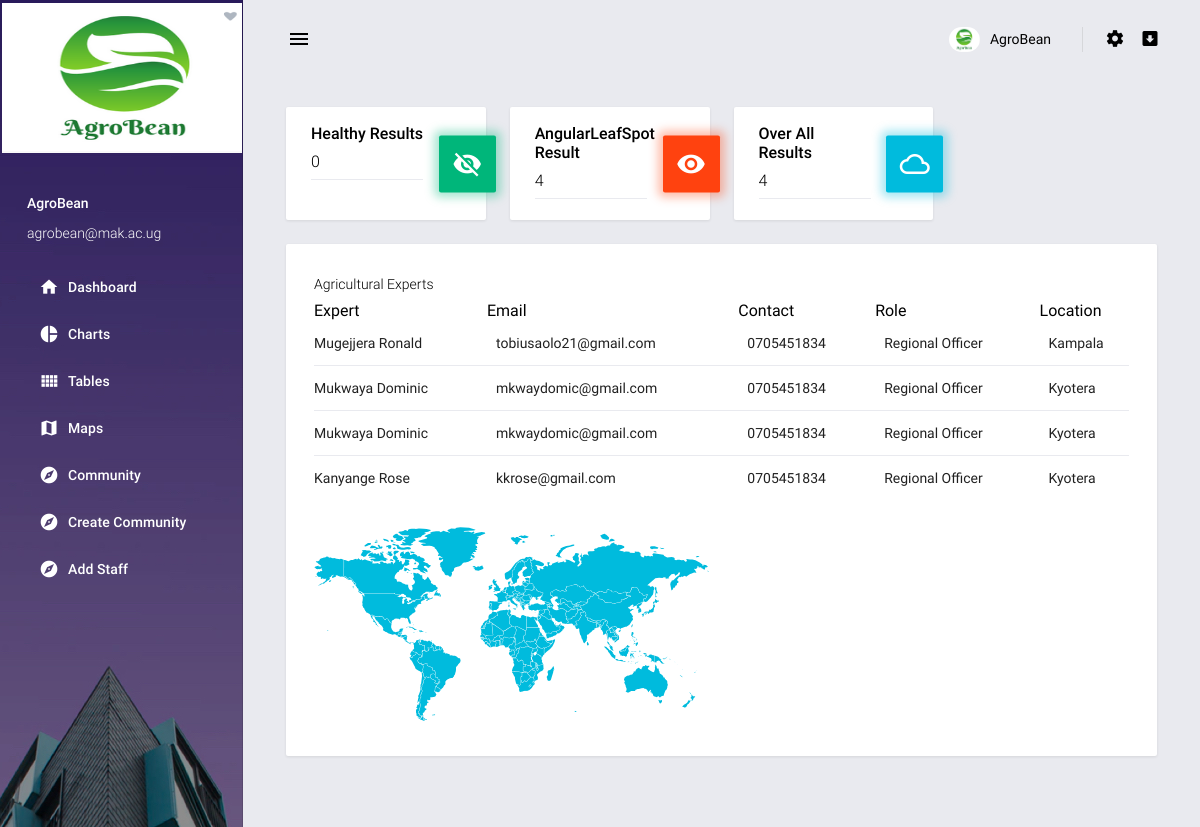
The page / on the database its author committed.
### tables this page shows
CREATE TABLE staff (id INTEGER PRIMARY KEY AUTOINCREMENT ,name TEXT, email TEXT, contact TEXT, role_ TEXT,location TEXT);

### app.py (the view)
@app.route('/')
def index():
    df2=getData()
    con=sqlite3.connect("example.db")
    cur = con.cursor()
    cur.execute("select * from staff")
    rows = cur.fetchall()
    dfr=df2.loc[df2['result'] == 'Bean rust']
    dfr['count']=dfr.groupby('date')['date'].transform('count')
    bean_rust=dfr['count'].sum()
    dfl=df2.loc[df2['result'] == 'Angular Leaf Spot']
    dfl['count']=dfl.groupby('date')['date'].transform('count')
    agl=dfl['count'].sum()
    dfh=df2.loc[df2['result'] == 'Healthy']
    dfh['count']=dfh.groupby('date')['date'].transform('count')
    health=dfh['count'].sum()
    all_res=health+agl
    s = df2.result
    counts = s.value_counts()
    percent = s.value_counts(normalize=True)
    percent100 = s.value_counts(normalize=True).mul(100).round(1).astype(str) + '%'
    df=pd.DataFrame({'counts': counts, 'per': percent, 'per100': percent100})
    return render_template('index.html',column_names=df.columns.values,
    link_column="id", zip=zip,agl=agl,hl=health,all_res=all_res,row_data=rows)

### app.py (called while the page is built)
def getData():
    sql = "select * from agrobean_results"
    df = pd.read_sql(sql, db_connect)
    return df

### templates/index.html (shortened to what this page needs)
{% extends "base.html" %}
{% block content %}
        <main class="content-wrapper">
          <div class="mdc-layout-grid">
            <div class="mdc-layout-grid__inner">
              <div class="mdc-layout-grid__cell stretch-card mdc-layout-grid__cell--span-3-desktop mdc-layout-grid__cell--span-4-tablet">
                <div class="mdc-card info-card info-card--success">
                  <div class="card-inner">
                    <h5 class="card-title">Healthy Results</h5>
                    <h5 class="font-weight-light pb-2 mb-1 border-bottom">{{hl}}</h5>
                    <div class="card-icon-wrapper">
                      <i class="material-icons">visibility_off</i>
                    </div>
                  </div>
                </div>
              </div>
              <div class="mdc-layout-grid__cell stretch-card mdc-layout-grid__cell--span-3-desktop mdc-layout-grid__cell--span-4-tablet">
                <div class="mdc-card info-card info-card--danger">
                  <div class="card-inner">
                    <h5 class="card-title">AngularLeafSpot Result</h5>
                    <h5 class="font-weight-light pb-2 mb-1 border-bottom">{{agl}}</h5>
                    <div class="card-icon-wrapper">
                      <i class="material-icons">visibility</i>
                    </div>
                  </div>
                </div>
              </div>
              <div class="mdc-layout-grid__cell stretch-card mdc-layout-grid__cell--span-3-desktop mdc-layout-grid__cell--span-4-tablet">
                <div class="mdc-card info-card info-card--info">
                  <div class="card-inner">
                    <h5 class="card-title">Over All Results</h5>
                    <h5 class="font-weight-light pb-2 mb-1 border-bottom">{{all_res}}</h5>
                    <div class="card-icon-wrapper">
                      <i class="material-icons">cloud_queue</i>
                    </div>
                  </div>
                </div>
              </div>
              <div class="mdc-layout-grid__cell stretch-card mdc-layout-grid__cell--span-12">
                <div class="mdc-card">
                   <h1 class="card-sub-title mb-2 mb-sm-0">Agricultural Experts</h1>
                  <div class="mdc-layout-grid__inner mt-2">
                    <div class="mdc-layout-grid__cell mdc-layout-grid__cell--span-12 mdc-layout-grid__cell--span-8-tablet">
                        <div class="table-responsive">
                          <table class="table dashboard-table">
                           <thead>
                            <td>Expert</td>
                            <td>Email</td>
                            <td>Contact</td>
                            <td>Role</td>
                            <td>Location</td>
                        </thead>
                            <tbody>
                            {% for row in row_data %}
                              <tr>
                              <td>{{row[1]}}</td>
                              <td>{{row[2]}}</td>
                              <td> {{ row[3]}}</td>
                              <td>{{row[4]}}</td>
                              <td>{{row[5]}}</td>
                              </tr>
                              {% endfor %}
                            </tbody>
                          </table>
                        </div>
                    </div>
                    <div class="mdc-layout-grid__cell mdc-layout-grid__cell--span-6 mdc-layout-grid__cell--span-8-tablet">
                      <div id="revenue-map" class="revenue-world-map"></div>
                    </div>
                  </div>
                </div>
              </div>
            </div>
          </div>
        </main>
{% endblock %}

### templates/base.html (shortened to what this page needs)
<!DOCTYPE html>
<html lang="en">
<head>
  <link rel="stylesheet" href="{{url_for('static',filename='assets/vendors/mdi/css/materialdesignicons.min.css')}}">
  <link rel="stylesheet" href="{{url_for('static',filename='assets/vendors/css/vendor.bundle.base.css')}}">
  <link rel="stylesheet" href="{{url_for('static',filename='assets/vendors/flag-icon-css/css/flag-icon.min.css')}}">
  <link rel="stylesheet" href="{{url_for('static',filename='assets/vendors/jvectormap/jquery-jvectormap.css')}}">
  <link rel="stylesheet" href="{{url_for('static',filename='assets/css/demo/style.css')}}">
</head>
<body>
  <div class="body-wrapper">
    <aside class="mdc-drawer mdc-drawer--dismissible mdc-drawer--open">
      <div class="mdc-drawer__header">
        <a href="{{url_for('index')}}" class="brand-logo">
          <img src="{{url_for('static',filename='assets/images/logo3.png')}}" alt="logo" style="width:250px;height:150px;margin-left:-25px;margin-top:-25px;">
        </a>
      </div>
      <div class="mdc-drawer__content">
        <div class="user-info">
          <p class="name">AgroBean</p>
          <p class="email">agrobean@mak.ac.ug</p>
        </div>
        <div class="mdc-list-group">
          <nav class="mdc-list mdc-drawer-menu">
            <div class="mdc-list-item mdc-drawer-item">
              <a class="mdc-drawer-link" href="{{url_for('index')}}">
                <i class="material-icons mdc-list-item__start-detail mdc-drawer-item-icon" aria-hidden="true">home</i>
                Dashboard
              </a>
            </div>
            <div class="mdc-list-item mdc-drawer-item">
              <a class="mdc-drawer-link" href="{{url_for('charts')}}">
                <i class="material-icons mdc-list-item__start-detail mdc-drawer-item-icon" aria-hidden="true">pie_chart</i>
                Charts
              </a>
            </div>
              <div class="mdc-list-item mdc-drawer-item">
              <a class="mdc-drawer-link" href="{{url_for('tables')}}">
                <i class="material-icons mdc-list-item__start-detail mdc-drawer-item-icon" aria-hidden="true">view_comfy</i>
                Tables
              </a>
            </div>
            <div class="mdc-list-item mdc-drawer-item">
              <a class="mdc-drawer-link" href="{{url_for('maps')}}">
                <i class="material-icons mdc-list-item__start-detail mdc-drawer-item-icon" aria-hidden="true">map</i>
                  Maps
              </a>
            </div>
              <div class="mdc-list-item mdc-drawer-item">
              <a class="mdc-drawer-link" href="https://visionhospital.000webhostapp.com/view_article.php" target="_blank">
                <i class="material-icons mdc-list-item__start-detail mdc-drawer-item-icon" aria-hidden="true">explore</i>
                  Community
              </a>
            </div>
            <div class="mdc-list-item mdc-drawer-item">
              <a class="mdc-drawer-link" href="https://visionhospital.000webhostapp.com/upload.php" target="_blank">
                <i class="material-icons mdc-list-item__start-detail mdc-drawer-item-icon" aria-hidden="true">explore</i>
                  Create Community
              </a>
            </div>
            <div class="mdc-list-item mdc-drawer-item">
              <a class="mdc-drawer-link" href="{{url_for('register_staff')}}">
                <i class="material-icons mdc-list-item__start-detail mdc-drawer-item-icon" aria-hidden="true">explore</i>
                  Add Staff
              </a>
            </div>
          </nav>
        </div>
      </div>
    </aside>
    <div class="main-wrapper mdc-drawer-app-content">
      <header class="mdc-top-app-bar">
        <div class="mdc-top-app-bar__row">
          <div class="mdc-top-app-bar__section mdc-top-app-bar__section--align-start">
            <button class="material-icons mdc-top-app-bar__navigation-icon mdc-icon-button sidebar-toggler">menu</button>
          </div>
          <div class="mdc-top-app-bar__section mdc-top-app-bar__section--align-end mdc-top-app-bar__section-right">
            <div class="menu-button-container menu-profile d-none d-md-block">
              <button class="mdc-button mdc-menu-button">
                <span class="d-flex align-items-center">
                  <span class="figure">
                    <img src="{{url_for('static',filename='assets/images/logo3.png')}}" alt="user" class="user">
                  </span>
                  <span class="user-name">AgroBean</span>
                </span>
              </button>
            </div>
            <div class="menu-button-container d-none d-md-block">
              <button class="mdc-button mdc-menu-button">
                <i class="mdi mdi-settings"></i>
              </button>
            </div>
            <div class="menu-button-container d-none d-md-block">
              <button class="mdc-button mdc-menu-button">
                <i class="mdi mdi-arrow-down-bold-box"></i>
              </button>
            </div>
          </div>
        </div>
      </header>
      <div class="page-wrapper mdc-toolbar-fixed-adjust">
        {% block content %}
        {% endblock %}
        <footer>
          <div class="mdc-layout-grid">
          </div>
        </footer>
      </div>
    </div>
  </div>
</body>
</html>

### rows shown on the page
staff: name "Mugejjera Ronald", email "tobiusaolo21@gmail.com", contact "0705451834", role_ "Regional Officer", location "Kampala"
staff: name "Mukwaya Dominic", email "mkwaydomic@gmail.com", contact "0705451834", role_ "Regional Officer", location "Kyotera"
staff: name "Mukwaya Dominic", email "mkwaydomic@gmail.com", contact "0705451834", role_ "Regional Officer", location "Kyotera"
staff: name "Kanyange Rose", email "kkrose@gmail.com", contact "0705451834", role_ "Regional Officer", location "Kyotera"

### other values the page prints
{{ hl }} "0"
{{ agl }} "4"
{{ all_res }} "4"
